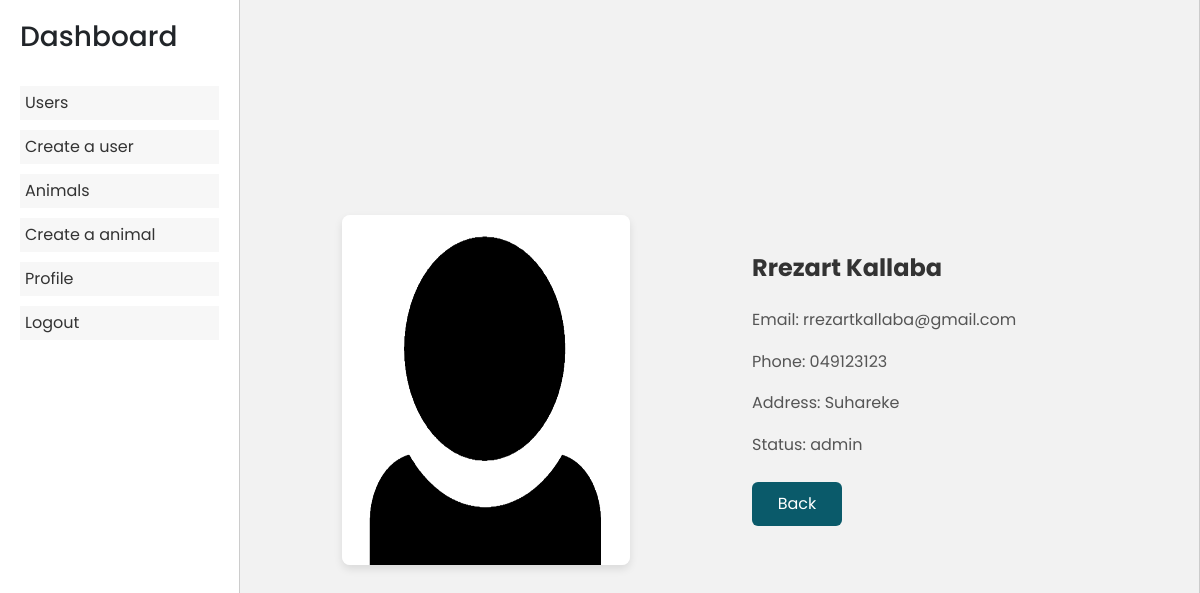
The page /admin/dashboard.php?page=details_users&id=1 (signed in) on the database its author committed.
### tables this page shows
CREATE TABLE IF NOT EXISTS `users` (
  `id` int(11) NOT NULL AUTO_INCREMENT,
  `first_name` varchar(50) NOT NULL,
  `last_name` varchar(50) NOT NULL,
  `email` varchar(50) NOT NULL,
  `phone` varchar(20) NOT NULL,
  `address` varchar(40) NOT NULL,
  `image` varchar(100) DEFAULT NULL,
  `password` varchar(255) NOT NULL,
  `status` varchar(10) DEFAULT 'user',
  PRIMARY KEY (`id`),
  UNIQUE KEY `email` (`email`)
);

### admin/details_users.php (the view, shortened to what this page needs)
<?php
if (isset($_SESSION["admin"])) {
?>
    <!DOCTYPE html>
    <html lang="en">
    <head>
        <link href="https://cdn.jsdelivr.net/npm/bootstrap@5.3.0/dist/css/bootstrap.min.css" rel="stylesheet">
    </head>
    <body>
        <?php
        require "../validate/connect.php";
        $id = $_GET["id"];
        $sql = "SELECT * FROM users WHERE id=$id";
        $result = mysqli_query($connect, $sql);
        $row = mysqli_fetch_assoc($result);
        ?>
        <div class="container text-center">
            <div class="row">
                <div class="col-md-6">
                    <img src="../pictures/<?php echo $row['image']; ?>" class="card-img-top" alt="User Image">
                </div>
                <div class="col-md-6">
                    <div class="card-body">
                        <h5 class="card-title"><?php echo $row['first_name'] . " " . $row['last_name']; ?></h5>
                        <br>
                        <div>
                            <p class="card-text">Email: <?php echo $row['email']; ?></p>
                            <p class="card-text">Phone: <?php echo $row['phone']; ?></p>
                            <p class="card-text">Address: <?php echo $row['address']; ?></p>
                            <p class="card-text">Status: <?php echo $row['status']; ?></p>
                        </div>
                        <br>
                        <a style="text-decoration: none;" href="dashboard.php?page=users" class="btn-back">Back</a>
                    </div>
                </div>
            </div>
        </div>
    </body>
    </html>
<?php
} else if (isset($_SESSION["user"])) {
    header("location:../home.php");
} else {
    header("Location: ../login.php");
}

### admin/dashboard.php (style rules this page uses)
* { font-family: "Poppins", sans-serif; }
@media (min-width: 1200px) { .container, .container-lg, .container-md, .container-sm, .container-xl { max-width: 1350px !important; } }

### admin/details_users.php (style rules this page uses)
body { font-family: Arial, sans-serif; background-color: #f2f2f2; }
.row { display: flex; justify-content: center; align-items: center; }
.container { padding-top: 20px; }
.card-img-top { border-radius: 8px; box-shadow: 0 4px 8px rgba(0, 0, 0, 0.1); height: 350px; width: 65%; }
.card-body { padding: 20px; }
.card-title { font-size: 24px; font-weight: bold; color: #333; text-align: left; }
.card-text { font-size: 16px; text-align: left; color: #555; line-height: 1.6; }
.btn-back { display: flex; justify-content: center; width: 90px; text-align: left; color: #fff; background-color: #0a5a6a; border: none; border-radius: 6px; padding: 10px 20px; font-size: 16px; cursor: pointer; transition: background-color 0.3s; }

### rows shown on the page
users: image (placeholder picture), first_name "Rrezart", last_name "Kallaba", email "rrezartkallaba@gmail.com", phone "049123123", address "Suhareke", status "admin"
